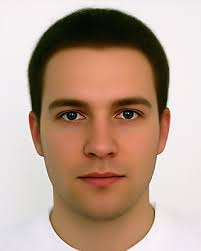
#> input picture face_a.jpg, 201 x 251 px
$ python '3 recorte um pedaço.py'
#> lines starting #> are read from the running program, lines starting #| are printed output that depends on the picture
import cv2

imgRosto = cv2.imread("face_a.jpg")
#> imgRosto is the input picture: shape (251, 201, 3); mean B, G, R 141.1, 158, 184.3
imgMao = cv2.imread("hand_b.jpg")
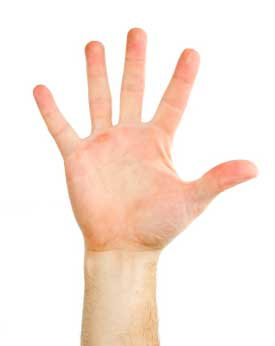
#> input picture hand_b.jpg, 275 x 346 px
#> imgMao is the input picture: shape (346, 275, 3); mean B, G, R 224.6, 234, 250.1

recorteOlhos = imgRosto[106: 125,50:149]
recorteDedo = imgMao[151:192, 187:265]
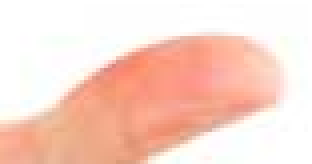
#> recorteDedo: shape (41, 78, 3) (shown 4 times larger); mean B, G, R 202.7, 214.8, 249.3
cv2.imshow("RecorteDedo", recorteDedo)
cv2.imshow("RecorteOlhos", recorteOlhos)

cv2.waitKey(0)
